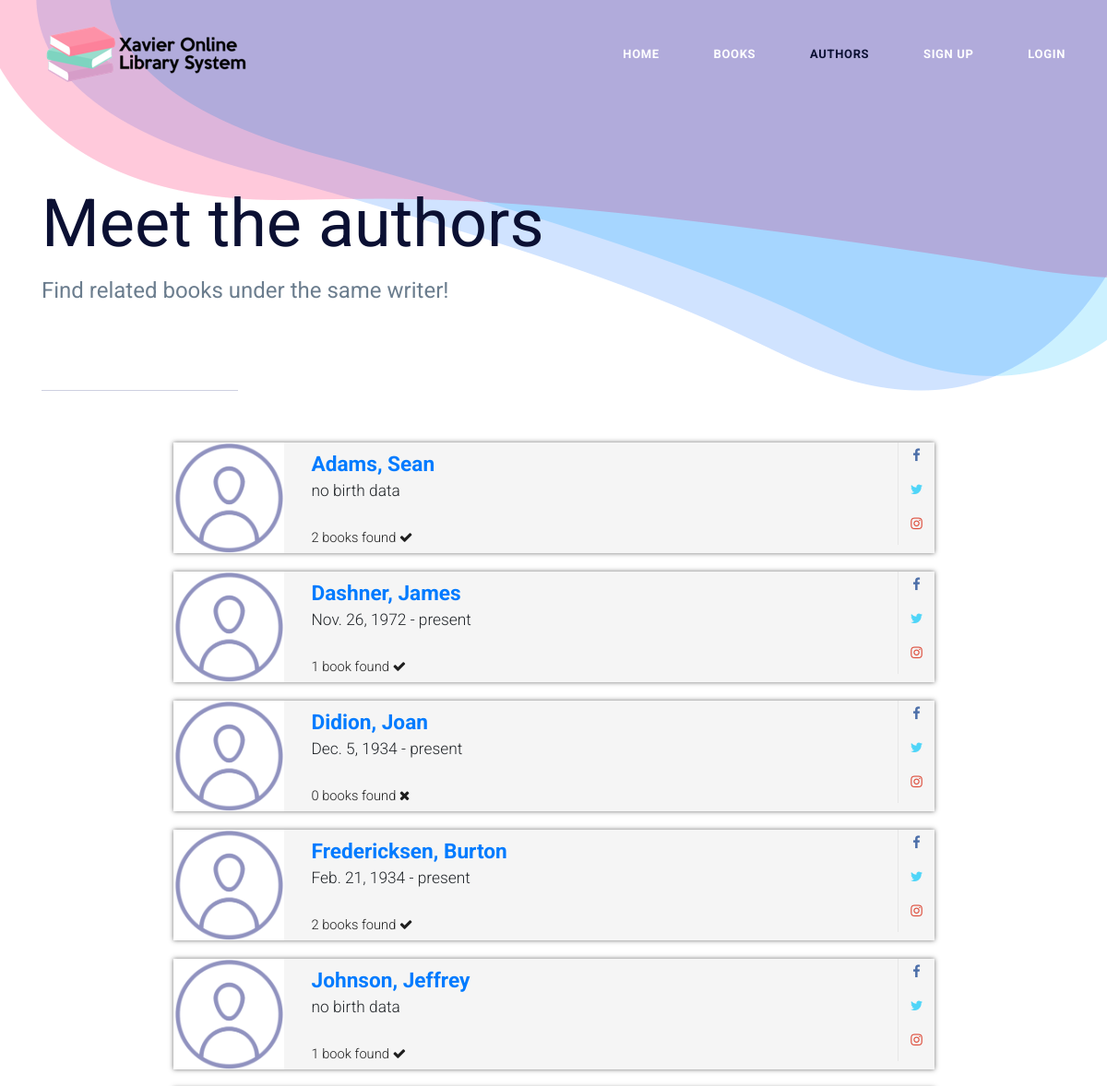
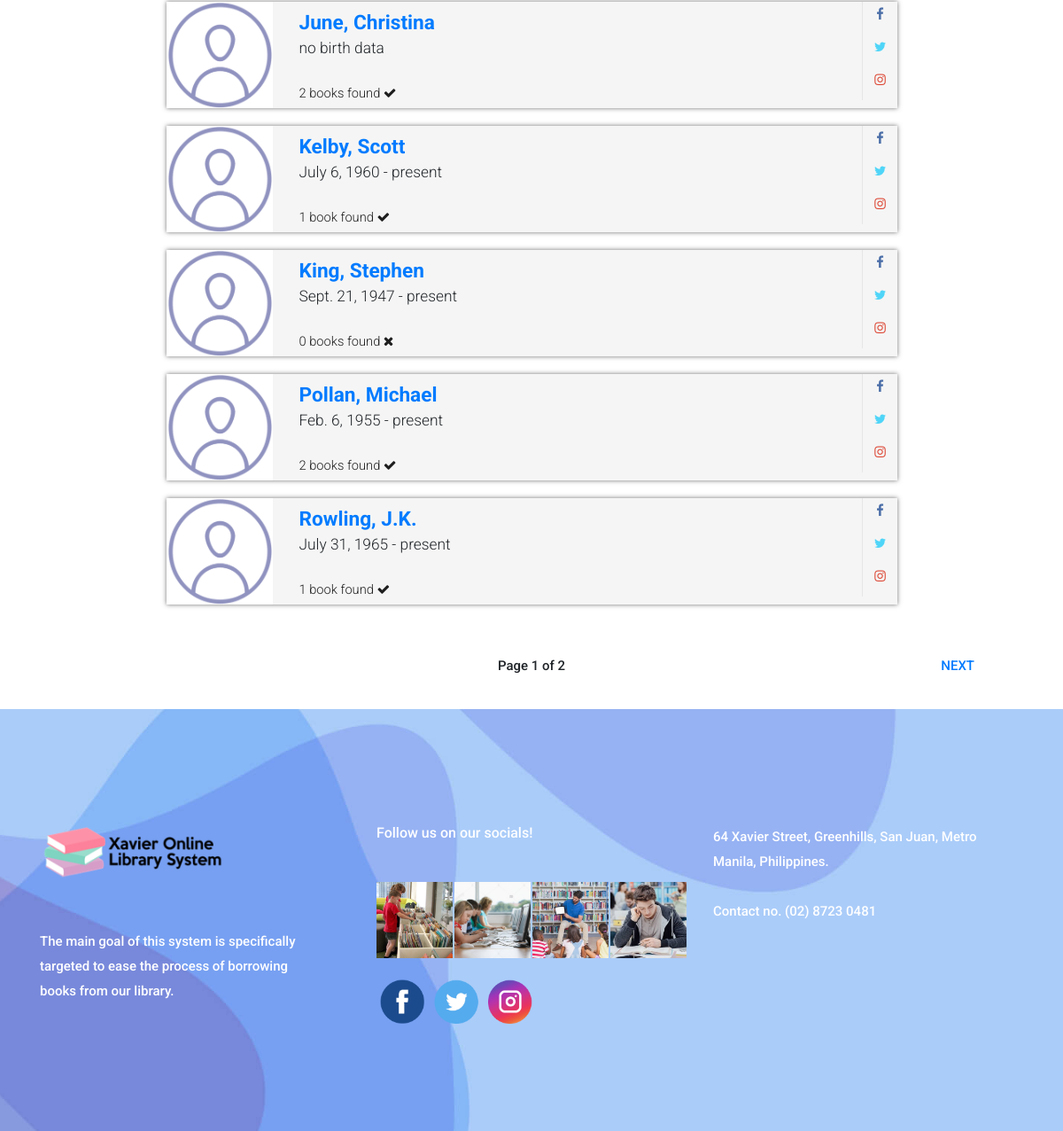
Screenshot of /catalog/authors/ with the database file from the repository (2 pictures, top to bottom).
### catalog/models.py (models this page shows, shortened)
class Author(models.Model):
	first_name = models.CharField(max_length=100)
	last_name = models.CharField(max_length=100)
	date_of_birth = models.DateField(null=True, blank=True)
	date_of_death = models.DateField('Died', null=True, blank=True)
	class Meta:
		ordering = ['last_name', 'first_name']
	def get_absolute_url(self):
		return reverse('author-detail', args=[str(self.id)])

### catalog/views.py (the view)
# urls.py: path('authors/', views.AuthorListView.as_view(), name='authors'), # authorlist page
class AuthorListView(generic.ListView):
	model = Author
	paginate_by = 10

### catalog/templates/catalog/author_list.html (shortened to what this page needs)
{% extends "base_generic.html" %}
{% load static %}
{% block content %}
        <section class="banner_area">
            <div class="container">
                <div class="banner_inner_text">
                    <h2>Meet the authors</h2>
                    <p>Find related books under the same writer!</p>
                </div>
            </div>
        </section>
		<br><br>
		<div class="container">
		<div class="row">
			<div style="margin: 0 auto" class="[ col-xs-12 col-sm-offset-2 col-sm-9 ]">
				{% if author_list %}
				<ul class="event-list">
					{% for author in author_list %}
					<li>
						<img src="{% static 'img/comment/user-default.png' %}" />
						<div class="info">
							<h2 class="title"><a href="{{ author.get_absolute_url }}">{{ author.last_name }}, {{ author.first_name }}</a></h2>
							<p class="desc">
							{% if author.date_of_birth and author.date_of_death %}
								{{author.date_of_birth}} - {{author.date_of_death}}
							{% elif not author.date_of_birth and author.date_of_death %}
								unknown - {{author.date_of_death}}
							{% elif author.date_of_birth and not author.date_of_death %}
								{{author.date_of_birth}} - present
							{% else %}
								no birth data
							{% endif %}
							</p>
							<ul>
								<li>{{author.book_set.all|length}} book{% if author.book_set.all|length > 1 or author.book_set.all|length == 0 %}s{% endif %} found
								{% if author.book_set.all|length > 0 %}<span class="fa fa-check"></span>{% else %}<span class="fa fa-remove"></span>{% endif %}</li>
							</ul>
						</div>
						<div class="social">
							<ul>
								<li class="facebook" style="width:33%;"><a href="#facebook"><span class="fa fa-facebook"></span></a></li>
								<li class="twitter" style="width:34%;"><a href="#twitter"><span class="fa fa-twitter"></span></a></li>
								<li class="instagram" style="width:33%;"><a href="#instagram"><span class="fa fa-instagram"></span></a></li>
							</ul>
						</div>
					</li>
					{% endfor %}
				</ul>
				{% else %}
					<p>There are no authors in the library.</p>
				{% endif %}
			</div>
		</div>
	</div>
  		{% endblock %}

### catalog/static/css/style.css (style rules this page uses)
ul { list-style: none; margin: 0px; padding: 0px; }
a { text-decoration: none; }
body { line-height: 28px; font-size: 15px; font-family: "Roboto", sans-serif; font-weight: 500; }
body, p, h1, h2, h3, h4, h5, h6 { margin: 0px; padding: 0px; }
.banner_area { position: relative; z-index: 3; overflow: hidden; }
.banner_area:before { content: ""; background: url(../img/banner/banner-bg.png) no-repeat scroll center right; position: absolute; right: 0px; top: 0px; height: 100%; max-width: 1233px; width: 100%; }
.banner_inner_text { padding-top: 200px; position: relative; padding-bottom: 95px; }
.banner_inner_text:before { content: ""; width: 213px; height: 1px; position: absolute; background: #ced0e0; left: 0px; bottom: 0px; }
.banner_inner_text h2 { font-size: 72px; color: #0b1033; font-family: "Roboto", sans-serif; font-weight: normal; }
.banner_inner_text p { font-size: 24px; color: #6b7d8e; font-family: "Roboto", sans-serif; font-weight: normal; padding-top: 15px; }

### catalog/static/css/style2.css (style rules this page uses)
.event-list { list-style: none; margin: 0px; padding: 0px; }
.event-list > li { background-color: rgb(255, 255, 255); box-shadow: 0px 0px 5px rgb(51, 51, 51); box-shadow: 0px 0px 5px rgba(51, 51, 51, 0.7); padding: 0px; margin: 0px 0px 20px; }
.event-list > li > img { width: 100%; }
.event-list > li > .info { padding-top: 5px; text-align: center; }
.event-list > li > .info > .title { font-size: 17pt; font-weight: 700; margin: 0px; }
.event-list > li > .info > .desc { font-size: 13pt; font-weight: 300; margin: 0px; }
.event-list > li > .info > ul, .event-list > li > .social > ul { display: table; list-style: none; margin: 10px 0px 0px; padding: 0px; width: 100%; text-align: center; }
.event-list > li > .social > ul { margin: 0px; }
.event-list > li > .info > ul > li, .event-list > li > .social > ul > li { display: table-cell; cursor: pointer; color: rgb(30, 30, 30); font-size: 11pt; font-weight: 300; padding: 3px 30px; text-align: left; }
.event-list > li > .social > ul > li { padding: 0px; }
.event-list > li > .social > ul > li > a { padding: 3px 0px; }
.facebook a, .twitter a, .instagram a { display: block; width: 100%; color: rgb(75, 110, 168) !important; }
.twitter a { color: rgb(79, 213, 248) !important; }
.instagram a { color: rgb(221, 75, 57) !important; }
@media (min-width: 768px) { .event-list > li { position: relative; display: block; width: 100%; height: 120px; padding: 0px; } }
@media (min-width: 768px) { .event-list > li > time, .event-list > li > img { display: inline-block; } }
@media (min-width: 768px) { .event-list > li > time, .event-list > li > img { width: 120px; float: left; } }
@media (min-width: 768px) { .event-list > li > .info { background-color: rgb(245, 245, 245); overflow: hidden; } }
@media (min-width: 768px) { .event-list > li > time, .event-list > li > img { width: 120px; height: 120px; padding: 0px; margin: 0px; } }
@media (min-width: 768px) { .event-list > li > .info { position: relative; height: 120px; text-align: left; padding: 10px 20px; } }
@media (min-width: 768px) { .event-list > li > .info > .title, .event-list > li > .info > .desc { padding: 0px 10px; } }
@media (min-width: 768px) { .event-list > li > .info > ul { position: absolute; left: 0px; bottom: 0px; } }
@media (min-width: 768px) { .event-list > li > .social { position: absolute; top: 0px; right: 0px; display: block; width: 40px; margin: 0 auto; } }
@media (min-width: 768px) { .event-list > li > .social > ul { border-left: 1px solid rgb(230, 230, 230); } }
@media (min-width: 768px) { .event-list > li > .social > ul > li { display: block; padding: 0px; } }
@media (min-width: 768px) { .event-list > li > .social > ul > li > a { display: block; text-align: center; width: 40px; padding: 0px 0px 9px; } }
article, aside, details, figcaption, figure, footer, header, hgroup, menu, nav, section { display: block; }
ol, ul { list-style: none; }
img { border: 0; max-width: 100%; }

### rows the page displays
Author: last_name "Adams", first_name "Sean", shows "no birth data", book_set.all|length "2"
Author: last_name "Dashner", first_name "James", date_of_birth "Nov. 26, 1972", book_set.all|length "1"
Author: last_name "Didion", first_name "Joan", date_of_birth "Dec. 5, 1934", book_set.all|length "0"
Author: last_name "Fredericksen", first_name "Burton", date_of_birth "Feb. 21, 1934", book_set.all|length "2"
Author: last_name "Johnson", first_name "Jeffrey", shows "no birth data", book_set.all|length "1"
Author: last_name "June", first_name "Christina", shows "no birth data", book_set.all|length "2"
Author: last_name "Kelby", first_name "Scott", date_of_birth "July 6, 1960", book_set.all|length "1"
Author: last_name "King", first_name "Stephen", date_of_birth "Sept. 21, 1947", book_set.all|length "0"
Author: last_name "Pollan", first_name "Michael", date_of_birth "Feb. 6, 1955", book_set.all|length "2"
Author: last_name "Rowling", first_name "J.K.", date_of_birth "July 31, 1965", book_set.all|length "1"

### other values shown
{{ page_obj.number }} "1"
{{ page_obj.paginator.num_pages }} "2"
